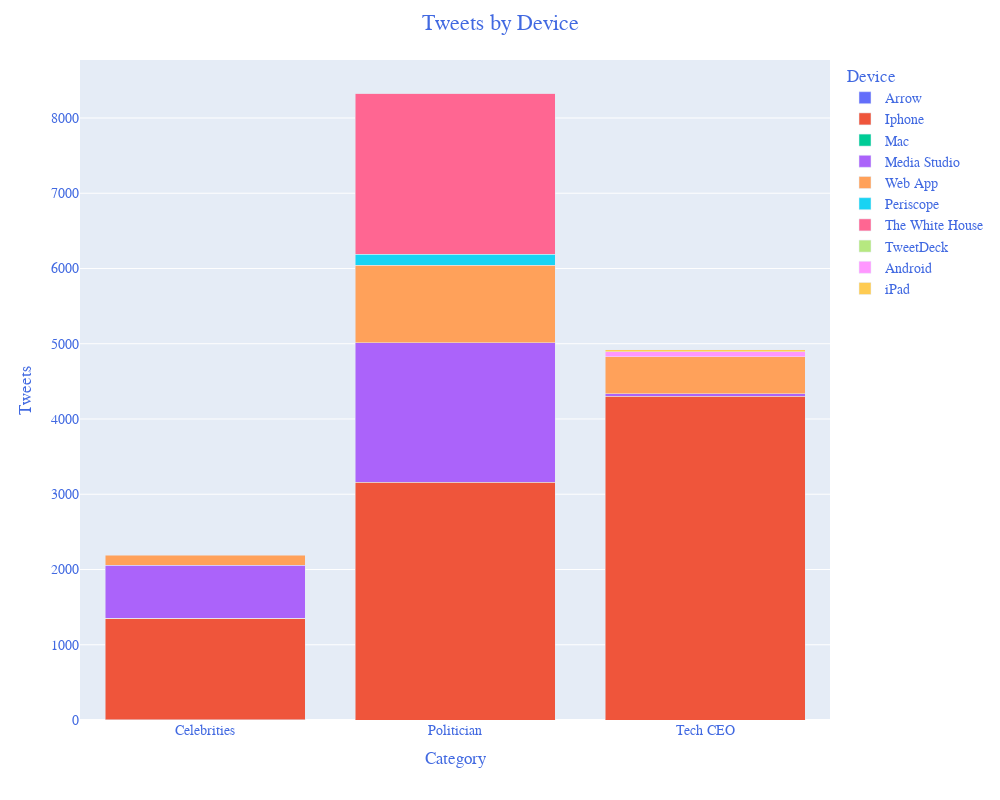

Source (notebook cell):
### Code cell
# Bar charts: Device usage


cat_device = px.bar(cns_df, 
                    x = 'category',
                    y = 'Tweets', 
                    color = 'Device',
                    custom_data = ['Device'],
                    barmode = 'stack')

cat_device.update_traces(hovertemplate='<extra></extra>'+
                                       '%{customdata[0]}:  %{y}',
                                       textfont_size=11,
                                       #title_xaxis="Category",
                              #marker=dict(colors=['gold', 'mediumturquoise',  'lightgreen'], 
                                          #line=dict(color='#000000', width=1))
                             )

cat_device.update_layout(yaxis_title = 'Tweets', 
                         width = 1000, height = 800,
                         title="Tweets by Device", 
                         title_font_size = 22,
                         title_x = 0.5,
                         title_xanchor = 'center',
                         xaxis_title="Category",
                         legend_title="Device",
                         hovermode='x unified',
                         font=dict(family="Comic, monospace",
                                   size=14,
                                   color="RoyalBlue")
                        )

cat_device.show()

### Figure 1 — Plotly figure (JSON) as saved in the notebook; plotly's stock layout.template omitted (floating-point values rounded to 4 significant figures)
{"data": [{"alignmentgroup": "True", "customdata": [["Arrow"]], "hovertemplate": "<extra></extra>%{customdata[0]}:  %{y}", "legendgroup": "Arrow", "marker": {"color": "#636efa", "pattern": {"shape": ""}}, "name": "Arrow", "offsetgroup": "Arrow", "orientation": "v", "showlegend": true, "textfont": {"size": 11}, "textposition": "auto", "type": "bar", "x": ["Celebrities"], "xaxis": "x", "y": [1], "yaxis": "y"}, {"alignmentgroup": "True", "customdata": [["Iphone"], ["Iphone"], ["Iphone"]], "hovertemplate": "<extra></extra>%{customdata[0]}:  %{y}", "legendgroup": "Iphone", "marker": {"color": "#EF553B", "pattern": {"shape": ""}}, "name": "Iphone", "offsetgroup": "Iphone", "orientation": "v", "showlegend": true, "textfont": {"size": 11}, "textposition": "auto", "type": "bar", "x": ["Celebrities", "Politician", "Tech CEO"], "xaxis": "x", "y": [1348, 3161, 4299], "yaxis": "y"}, {"alignmentgroup": "True", "customdata": [["Mac"]], "hovertemplate": "<extra></extra>%{customdata[0]}:  %{y}", "legendgroup": "Mac", "marker": {"color": "#00cc96", "pattern": {"shape": ""}}, "name": "Mac", "offsetgroup": "Mac", "orientation": "v", "showlegend": true, "textfont": {"size": 11}, "textposition": "auto", "type": "bar", "x": ["Celebrities"], "xaxis": "x", "y": [1], "yaxis": "y"}, {"alignmentgroup": "True", "customdata": [["Media Studio"], ["Media Studio"], ["Media Studio"]], "hovertemplate": "<extra></extra>%{customdata[0]}:  %{y}", "legendgroup": "Media Studio", "marker": {"color": "#ab63fa", "pattern": {"shape": ""}}, "name": "Media Studio", "offsetgroup": "Media Studio", "orientation": "v", "showlegend": true, "textfont": {"size": 11}, "textposition": "auto", "type": "bar", "x": ["Celebrities", "Politician", "Tech CEO"], "xaxis": "x", "y": [709, 1849, 38], "yaxis": "y"}, {"alignmentgroup": "True", "customdata": [["Web App"], ["Web App"], ["Web App"]], "hovertemplate": "<extra></extra>%{customdata[0]}:  %{y}", "legendgroup": "Web App", "marker": {"color": "#FFA15A", "pattern": {"shape": ""}}, "name": "Web App", "offsetgroup": "Web App", "orientation": "v", "showlegend": true, "textfont": {"size": 11}, "textposition": "auto", "type": "bar", "x": ["Celebrities", "Politician", "Tech CEO"], "xaxis": "x", "y": [130, 1030, 490], "yaxis": "y"}, {"alignmentgroup": "True", "customdata": [["Periscope"]], "hovertemplate": "<extra></extra>%{customdata[0]}:  %{y}", "legendgroup": "Periscope", "marker": {"color": "#19d3f3", "pattern": {"shape": ""}}, "name": "Periscope", "offsetgroup": "Periscope", "orientation": "v", "showlegend": true, "textfont": {"size": 11}, "textposition": "auto", "type": "bar", "x": ["Politician"], "xaxis": "x", "y": [149], "yaxis": "y"}, {"alignmentgroup": "True", "customdata": [["The White House"]], "hovertemplate": "<extra></extra>%{customdata[0]}:  %{y}", "legendgroup": "The White House", "marker": {"color": "#FF6692", "pattern": {"shape": ""}}, "name": "The White House", "offsetgroup": "The White House", "orientation": "v", "showlegend": true, "textfont": {"size": 11}, "textposition": "auto", "type": "bar", "x": ["Politician"], "xaxis": "x", "y": [2142], "yaxis": "y"}, {"alignmentgroup": "True", "customdata": [["TweetDeck"]], "hovertemplate": "<extra></extra>%{customdata[0]}:  %{y}", "legendgroup": "TweetDeck", "marker": {"color": "#B6E880", "pattern": {"shape": ""}}, "name": "TweetDeck", "offsetgroup": "TweetDeck", "orientation": "v", "showlegend": true, "textfont": {"size": 11}, "textposition": "auto", "type": "bar", "x": ["Politician"], "xaxis": "x", "y": [1], "yaxis": "y"}, {"alignmentgroup": "True", "customdata": [["Android"]], "hovertemplate": "<extra></extra>%{customdata[0]}:  %{y}", "legendgroup": "Android", "marker": {"color": "#FF97FF", "pattern": {"shape": ""}}, "name": "Android", "offsetgroup": "Android", "orientation": "v", "showlegend": true, "textfont": {"size": 11}, "textposition": "auto", "type": "bar", "x": ["Tech CEO"], "xaxis": "x", "y": [66], "yaxis": "y"}, {"alignmentgroup": "True", "customdata": [["iPad"]], "hovertemplate": "<extra></extra>%{customdata[0]}:  %{y}", "legendgroup": "iPad", "marker": {"color": "#FECB52", "pattern": {"shape": ""}}, "name": "iPad", "offsetgroup": "iPad", "orientation": "v", "showlegend": true, "textfont": {"size": 11}, "textposition": "auto", "type": "bar", "x": ["Tech CEO"], "xaxis": "x", "y": [24], "yaxis": "y"}], "layout": {"barmode": "stack", "font": {"color": "RoyalBlue", "family": "Comic, monospace", "size": 14}, "height": 800, "hovermode": "x unified", "legend": {"title": {"text": "Device"}, "tracegroupgap": 0}, "margin": {"t": 60}, "title": {"font": {"size": 22}, "text": "Tweets by Device", "x": 0.5, "xanchor": "center"}, "width": 1000, "xaxis": {"anchor": "y", "autorange": true, "domain": [0, 1], "range": [-0.5, 2.5], "title": {"text": "Category"}, "type": "category"}, "yaxis": {"anchor": "x", "autorange": true, "domain": [0, 1], "range": [0, 8771.0], "title": {"text": "Tweets"}, "type": "linear"}}}
